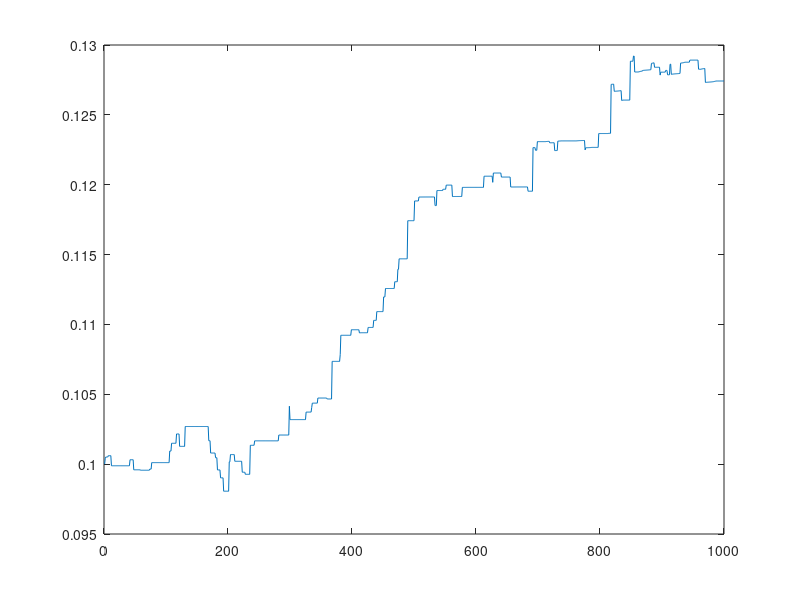
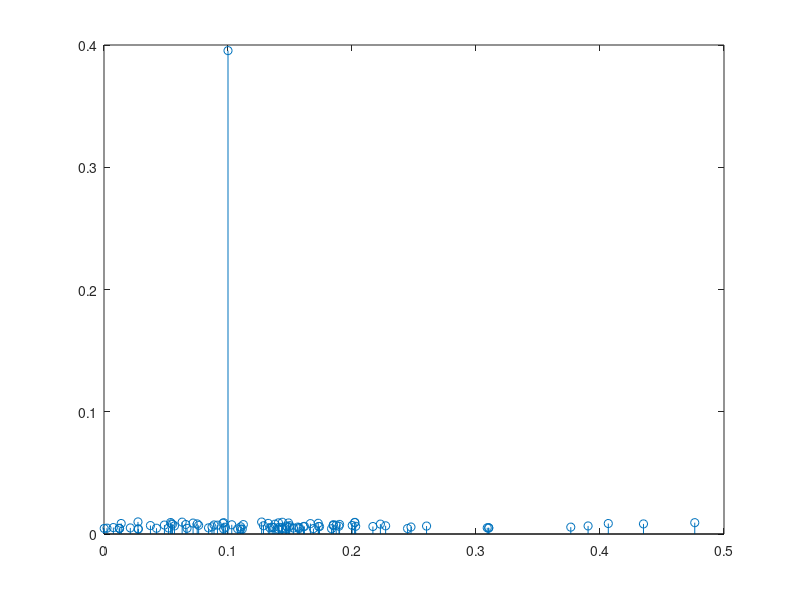
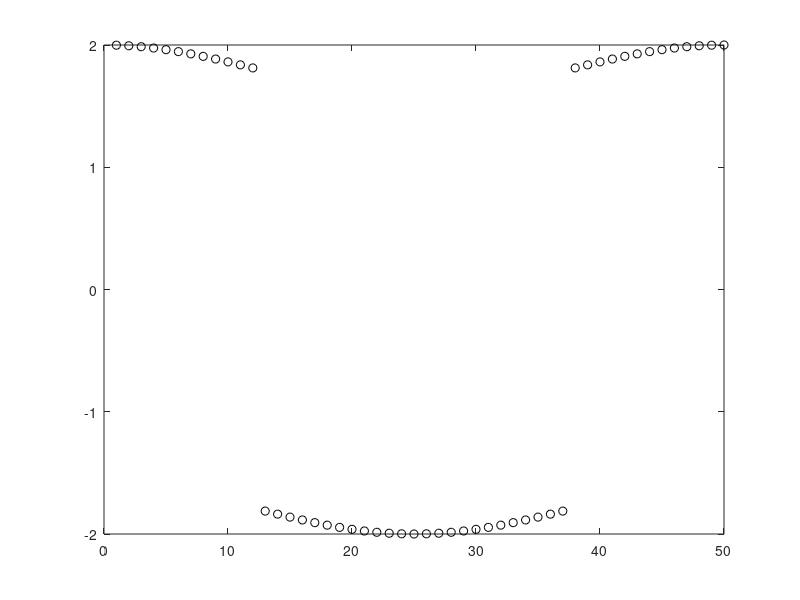
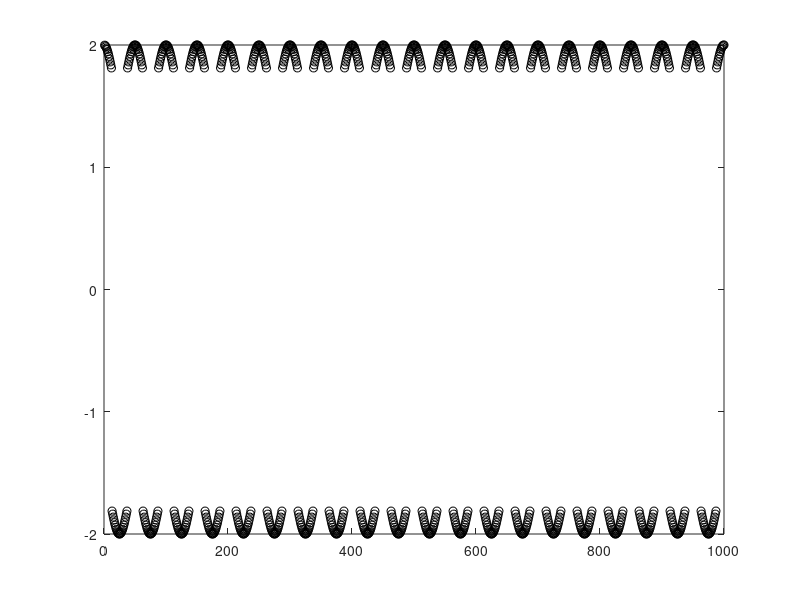

Recreate these plots in MATLAB, in order.
function[avggen] = core(ampsize,P,ssmix)

clear 

%% parameter values

% binary flags
plotreal = 0;
plotend = 1;
randenv = 0;

% parameters constructing the space to characterize
if nargin < 1
    ampsize = 2; % amplitude of fluctuations
    P = 25; % period 
    ssmix = 0.9; % square / sinusoid mixing proportion    
elseif nargin < 2
    P = 4; % period 
    ssmix = 0.9; % square / sinusoid mixing proportion
elseif nargin < 3
    ssmix = 0.9; % square / sinusoid mixing proportion
end

mutrate = .1;
mutmag = [0.05, 0.05];

popsize = 100; % 1000 is base
k = 1;

% stable parameters
maxtime = 10^3; % 10^5/2 is a good runtime
tS = 0.2; % time step

%time = linspace(1,tS*maxtime,maxtime);
time = 1:maxtime;

if randenv
    % Env = ampsize.*(round(rand(length(time),1)').*2 - 1);
    Env = ampsize.*(rand(length(time),1)'.*2 - 1);
else
    Env1 = ampsize.*(-1).^(round(time./P));
    Env2 = ampsize.*cos(time.*(pi./P));
    Env = ssmix*Env1 + (1-ssmix)*Env2;
end

Pop = zeros(popsize,3);
Pop(1,1) = 1; %isogenic initial pop
Pop(1,2) = 0; %center at mean
Pop(1,3) = 0.1;

avggen = zeros(maxtime,1);
Hmean = zeros(maxtime,1);
extinct = 0.001;
newstrain = 0.01;

%% time loop

for i = 1:maxtime
    
    %Population growth
    temp3 = find(Pop(:,1) ~=0);
    Pop(temp3,1) = Pop(temp3,1).*exp((normpdf(Env(i),Pop(temp3,2),Pop(temp3,3)))./(normpdf(0,0,Pop(temp3,3))).*(k./(Pop(temp3,3).^2+k)));
    Pop(:,1) = Pop(:,1)./sum(Pop(:,1));
    
    %Calculate average stdev
    avggen(i) = sum(Pop(:,1).*Pop(:,3));

    %extinction
    Pop(Pop(:,1)<extinct) = 0;
        
    %Mutation
    if sum(Pop(:,1)~=0) < popsize
        if rand(1) < mutrate
            temp = find(Pop(:,1)>0);
            newmut = randperm(sum(Pop(:,1)>0));
            temp2 = find(Pop(:,1) == 0);
            Pop(temp2(1),1) = newstrain;
            Pop(temp2(1),2) = mutmag(1).*randn(1)+Pop(temp(newmut(1)),2);
            Pop(temp2(1),3) = abs(mutmag(2).*randn(1)+Pop(temp(newmut(1)),3));
        end
    end
%     
%     if rem(i,1000) == 0
%         figure(1)
%         bar(sort(Pop(:,1),'descend'))
%     end

    if plotreal
    if rem(i,1000) == 0
        figure(1)
%        bar(sort(Pop(:,1),'descend'))
        [varS,I] = sort(Pop(:,3));
        stem(varS(varS~=0),Pop(I(varS~=0),1));
    end
    end

end

%% plotting

if plotend
    figure(2)
    plot(avggen)
    figure(3)
    [varS,I] = sort(Pop(:,3));
    stem(varS(varS~=0),Pop(I(varS~=0),1));
    figure(4)
    plot(Env(1,1:50),'ko')
    figure(5)
    plot(Env,'ko')
end
